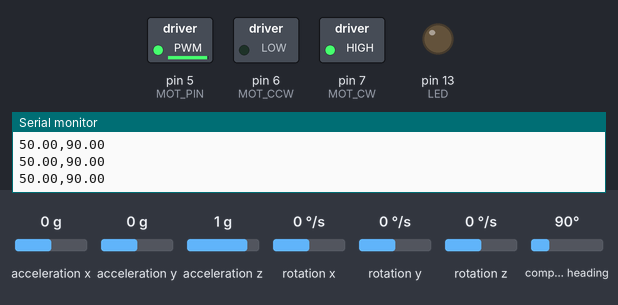
The sketch below on a simulated Arduino Uno, built with avr-gcc and run on an emulated ATmega328P. On the bench: switched loads named in the sketch (green lamp = pin HIGH), output pins drawn as LEDs (lit = HIGH), the last lines printed to the serial monitor. The inputs (shaded band) are chosen by the test bench; at power-on: compass heading 90°, acceleration x 0 g, acceleration y 0 g, acceleration z 1 g, rotation x 0 °/s, rotation y 0 °/s, rotation z 0 °/s.

Above: at 12.6 s.
12.7 s: compass heading set to 57°
At 13.9 s:
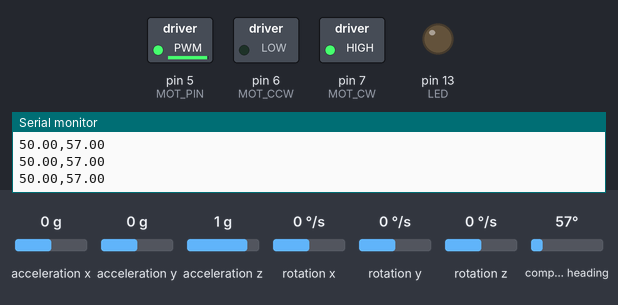
14.2 s: compass heading set to 48°
At 15.0 s:
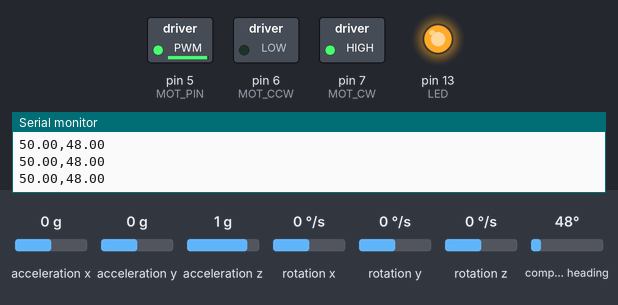
At 16.72 s:
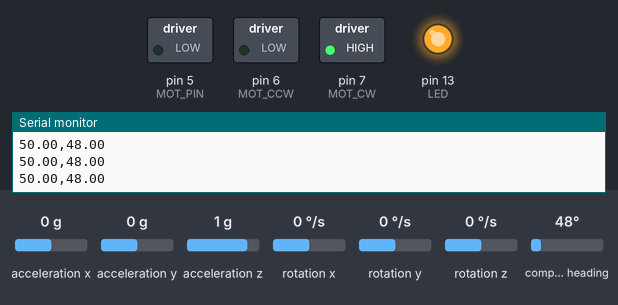
Timing chart, 0 to 23.2 s (numbered marks = the images above; inputs shaded):
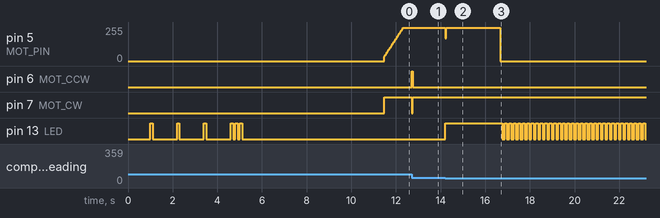

Measured:
- the behaviour switches between 54 and 53° on compass heading (found by bisection; images 1 and 2)
- after the input at 12.7 s, pin 6 (MOT_CCW): LOW → HIGH at once, → LOW 0.03 s later; pin 7 (MOT_CW): HIGH → LOW at once, → HIGH 0.03 s later
- after the input at 14.2 s, pin 5 (MOT_PIN): 250/255 → 0/255 after 2.5 s; pin 13 (LED): LOW → HIGH at once, then repeats every 0.20 s: LOW 0.10 s, HIGH 0.10 s

The sketch:

singleAxisControlCustomPID.ino
```cpp
/*
 * singleAxisControl
 *
 * This program sets a pre-defined angle as a setpoint, MPU9250 as input, and drives a motor as a output via PID controller
 *
 * Written by Rhett A. Smith,
 * Advisors: Dr. Cheng Yang, Dr. Jichul Kim
 */

// libraries and definitions
 #include "MPU9250.h"     //Hideaki Tai

 MPU9250 mpu;             //re-define library by a shorter name

// define Pins
#define MOT_PIN 5         // motor enable
#define MOT_CCW 6         // counterclockwise spin
#define MOT_CW 7          // clockwise spin
#define LED 13            // LED pin

#define YAW_READ_DELAY 25 //MPU 9250 max read rate ~10ms !!!CHECK THIS!!!

// define PID settings and gains
#define tol 4             // tolorance (deg)
#define OUT_MIN -250      // minimum PID output
#define OUT_MAX 250       // maximum PID output
#define KP 0.8            // proportional gain
#define KI 0.2            // integral gain
#define KD 0.6            // derivative gain
#define MOT_Saturate 100  // minimum input to saturate motor
#define MOT_Ignore 00     // ignore output if below this value


// reference variables
double yaw, setPoint, outputVal, currentError, preError, sumError, start, finish;
float P, I, D;

unsigned long lastYawUpdate;      //tracks clock time of last temp update

// Functions

//blinks the LED
void blinkLED() {
  digitalWrite(LED, HIGH);
  delay(100);
  digitalWrite(LED, LOW);
  delay(100);
}//blinkLED()

// call repeatedly in loop, only updates after a certain time interval
// returns true if update happened
bool updateYaw() {
  if ((millis() - lastYawUpdate) > YAW_READ_DELAY) {
    if (mpu.update()) {
        static uint32_t prev_ms = millis();
        if (millis() > prev_ms + 25) {
            prev_ms = millis();
        }
    }
    yaw = mpu.getYaw();           // get yaw reading
    lastYawUpdate = millis();     // resets timer
    return true;
  }
  return false;
}// bool updateYaw()


// Error Calculation
double error(double setPoint,double yaw) {
  double Error;
  Error = setPoint-yaw;       // error calculation
  if (Error > 180) {          //Keeps error within [-180 180]
    Error = Error - 360;
  }
  else if (Error < -180) {
    Error = Error + 360;
  }
  currentError = Error;
  return currentError;
}//double error()


// PID Controller
double PID(double currentError, double preError, double sumError) {
  double OUT;
  P = KP * currentError;
  I = KI * sumError;
  D = KD * (currentError-preError)/(YAW_READ_DELAY)*1000;
  OUT = P + I + D;
  if (OUT > OUT_MAX) {    // Limit output to OUT_MAX
    OUT =  OUT_MAX;
  }
  else if (OUT < OUT_MIN) {
    OUT = OUT_MIN;
  }//limiter
  return OUT;
}//double PID()

// End functions

void setup() {
  pinMode(MOT_PIN, OUTPUT);
  pinMode(MOT_CCW, OUTPUT);
  pinMode(MOT_CW, OUTPUT);
  pinMode(LED, OUTPUT);

  // mpu9250setup
  Serial.begin(115200);
  Wire.begin();
  delay(1000);
  blinkLED();

  mpu.setup(0x68);  // change to your own address
  delay(1000);
  blinkLED();

  // calibrate anytime you want to
  mpu.verbose(true);
  mpu.calibrateAccelGyro();
  delay(500);
  //mpu.calibrateMag();
  delay(500);
  mpu.verbose(false);
  blinkLED();

  // !!!SETPOINT VALUE INPUT HERE!!!
  setPoint = 50;

  // Initial Error Values
  mpu.update();
  preError = setPoint - mpu.getYaw();
  sumError = 0;
  lastYawUpdate = millis();             // resets timer

  finish = 0;

  delay(1000);
  blinkLED(); blinkLED(); blinkLED();

  // allows operator to position the sat correctly
  while (start <= 200) {                // for the 1st 5 seconds
    // Measure Yaw
    while(updateYaw() == false) {};

    // Calculate Error
    currentError = error(setPoint, yaw);

    if (abs(currentError) <= 30 && abs(currentError >= 10)) {
      digitalWrite(LED, HIGH);
    }
    else {
      digitalWrite(LED, LOW);
    }
    start += 1;
  }
}// void setup()


// put your main code here, to run repeatedly:
void loop() {
  // Measure Yaw
  while (updateYaw() == false) {};                                // waits until yaw value is updated

  // Calculate Error
  currentError = error(setPoint, yaw);                            // finds the current error

  // PID Control
  outputVal = PID(currentError, preError, sumError);              // PID controller

  // !!!ADD A DIRECTION IF CHECK HERE!!! (may change the range for outputVal to be -255:255 and change based on polarity
  // outputVal = outputVal-250;                                      // changes values from [0 500] to [-250 250] NOT NEEDED SINCE PID CAN BE NEG

  if (outputVal < 0) { // && abs(outputVal) > abs(MOT_Ignore)) {  // if the output is negative and greater than the ignore point
    digitalWrite(MOT_CCW, LOW);
    digitalWrite(MOT_CW, HIGH);
    /*
    if (abs(outputVal) < MOT_Saturate) {
      outputVal = MOT_Saturate;
    }
    */
  }
  else if (outputVal > 0) { // && abs(outputVal) > abs(MOT_Ignore)) {     //if the output is positive and greater than the ignore point
    digitalWrite(MOT_CCW, HIGH);
    digitalWrite(MOT_CW, LOW);
    /*
    if (abs(outputVal) < MOT_Saturate) {
      outputVal = MOT_Saturate;
    }
    */
  }
  else if (abs(outputVal) <= MOT_Ignore) {                          //if the output is below the ignore point
    digitalWrite(MOT_CCW, LOW);
    digitalWrite(MOT_CW, LOW);
    outputVal = 0;
  }

  // Outputs PID control to motor
  analogWrite(MOT_PIN, abs(outputVal)); //if polar, use abs(outputVal)

  // Set preError and sumError
  preError = currentError;
  sumError += currentError;

  // Light up LED if within tolorance of setPoint
  if (abs(currentError) < tol) {
    digitalWrite(LED, HIGH);
    finish += 1;
    // if more than 2 seconds pass and it is still at setPoint, end program
    if (finish >= 80) {
      analogWrite(MOT_PIN, 0);
      while(1) {
        blinkLED();
      }
    }
  }
  else if (abs(currentError) > tol) { // Turns off the LED if it leaves setPoint
    digitalWrite(LED, LOW);
    finish = 0;
  }

  //Print Check
  /*
  Serial.print(outputVal);
  Serial.print(F(" | "));
  Serial.print(currentError);
  Serial.print(F(" | "));
  Serial.println(yaw);
  */

  Serial.print(setPoint);
  Serial.print(',');
  Serial.println(yaw);
}// void loop()
```
